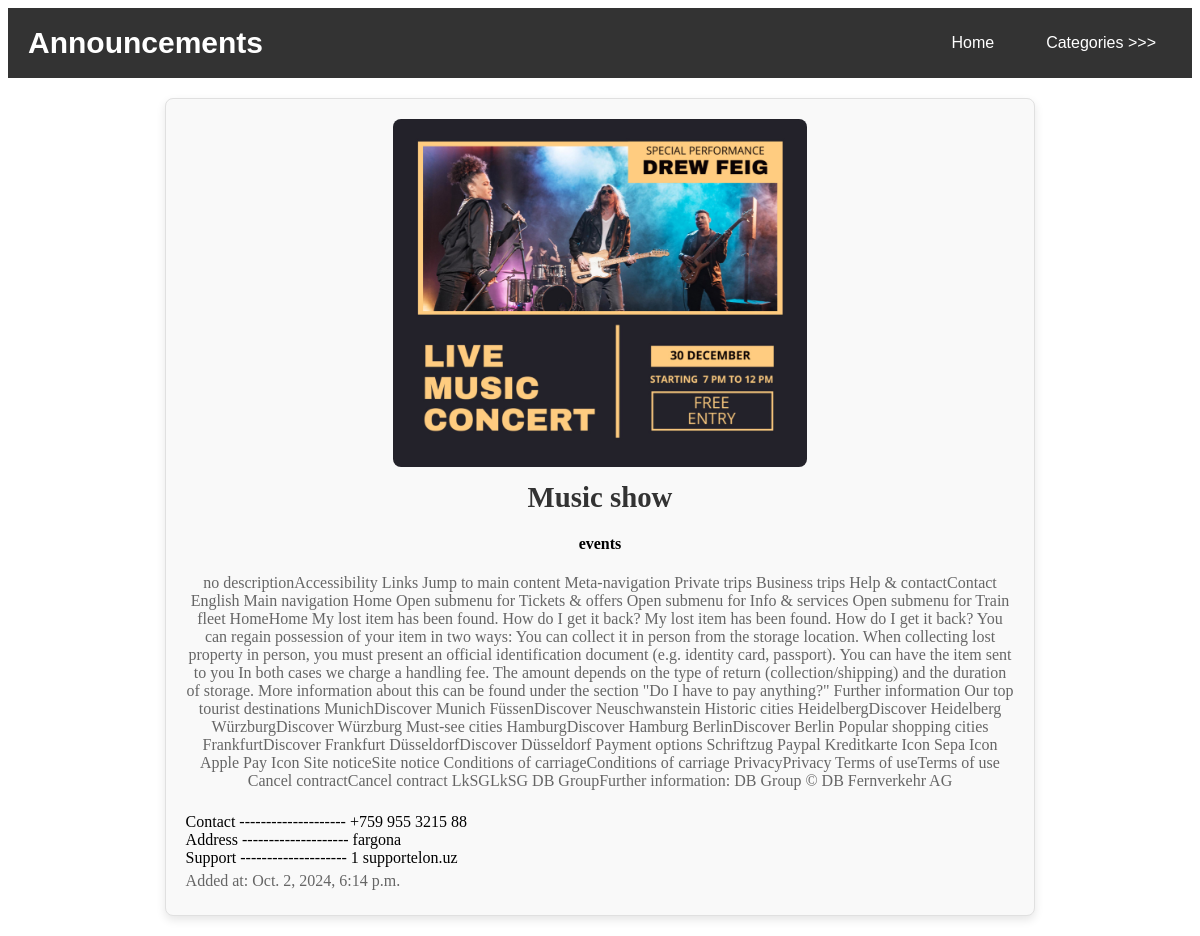
Screenshot of /announcement/1 with the database file from the repository.
### home/models.py (models this page shows, shortened)
class Announcement(models.Model):
    category = models.ForeignKey(Category, on_delete=models.CASCADE)
    title = models.CharField(max_length=100)
    description = models.TextField(default='no description', help_text='Description')
    image = models.ImageField(upload_to='announcement/', null=True, blank=True)
    address = models.CharField(max_length=300, null=True, blank=True)
    added_time = models.DateTimeField(auto_now_add=True)

class Category(models.Model):
    name = models.CharField(max_length=50)
    def __str__(self):
        return self.name

### home/views.py (the view)
# urls.py: path('announcement/<int:announcement_id>', announcement_detail, name='detail'),
def announcement_detail(request, announcement_id):
    elon = Announcement.objects.get(id=announcement_id)
    category = Category.objects.all()
    context = {
        'elon': elon,
        'category': category,
    }
    return render(request, 'detail.html', context)

### templates/detail.html (shortened to what this page needs)
<!DOCTYPE html>
<html lang="en">
<head>
</head>
<body>
    <nav class="navbar">
        <div class="logo">Announcements</div>
        <ul class="nav-links">
            <li><a href="{% url 'homepage' %}">Home</a></li>
            <li class="dropdown">
                <a href="#">Categories >>></a>
            </li>
        </ul>
    </nav>
<div class="elon">
    {%  if elon.image and elon.image.url %}
                      <img src="{{ elon.image.url }}" alt="{{ elon.title }}">
                      {% else %}
                      <img src="https://lh4.googleusercontent.com/proxy/EWm9FVpPqF7N5rcraSRF-UMDuwBzfkA2tYNH73WwfdaqqrhD7V-TQL22-XP7fOgbjSp4X836b8_TVTYw1JN7bSJuUHbgtMURdiA2n-lyFKYnnpRzFzCJ72kCEw" alt="Placeholder image" height="300">
                      {% endif %}
    <h1>{{ elon.title }}</h1>
    <h4>{{ elon.category }}</h4>
    <p>{{ elon.description }}</p><br>
    <div align="left">
      <h7 align="left"> Contact -------------------- +759 955 3215 88</h7><br>
    <h7 align="left"> Address -------------------- {{ elon.address }}</h7><br>
    <h7 align="left"> Support -------------------- {{ elon.id }} supportelon.uz</h7><br>
    <p>Added at: {{ elon.added_time }}</p>
</div>
</body>
</html>

### templates/detail.html (style rules this page uses)
.navbar { background-color: #333; color: #fff; display: flex; justify-content: space-between; align-items: center; padding: 10px 20px; font-family: Arial, sans-serif; }
.navbar .logo { font-size: 30px; font-weight: bold; }
.nav-links { list-style: none; display: flex; gap: 20px; }
.nav-links li { position: relative; }
.nav-links a { color: white; text-decoration: none; padding: 8px 16px; transition: background-color 0.3s ease; }
.elon { background-color: #f9f9f9; border: 1px solid #e0e0e0; border-radius: 8px; padding: 20px; max-width: 70%; margin: 20px auto; box-shadow: 0 4px 10px rgba(0, 0, 0, 0.1); text-align: center; }
.elon img { width: 50%; height: auto; border-radius: 8px; }
.elon h1 { font-size: 1.8em; color: #333; margin: 10px 0; }
.elon p { color: #666; margin: 5px 0; }

### rows the page displays
Announcement: image (picture), title "Music show", category "events", description "no descriptionAccessibility Links Jump to main content Meta-navigation Private trips Business trips Help & contactContact English Main navigation Home Open submenu for Tickets & offers Open submenu for Info & services Open submenu for Train fleet HomeHome My lost item has been found. How do I get it back? My lost item has been found. How do I get it back? You can regain possession of your item in two ways: You can collect it in person from the storage location. When collecting lost property in person, you must present an official identification document (e.g. identity card, passport). You can have the item sent to you In both cases we charge a handling fee. The amount depends on the type of…", address "fargona", id "1", added_time "Oct. 2, 2024, 6:14 p.m."
